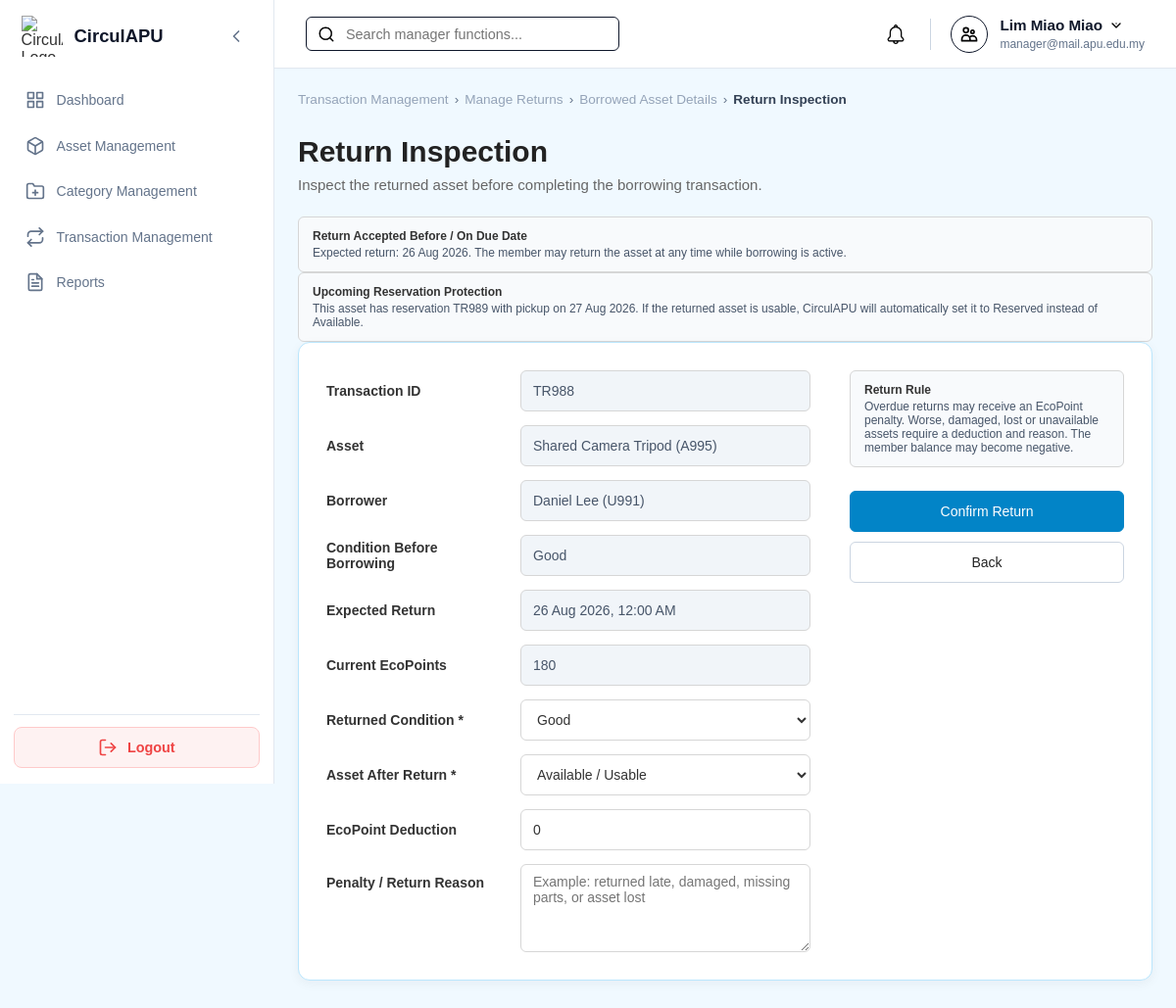
The app's page /Manager/inspect_asset_return.php?transactionID=TR988 (signed in) with its own data.
### tables this page shows
CREATE TABLE `borrowings` (
  `borrowID` varchar(10) NOT NULL,
  `assetID` varchar(10) NOT NULL,
  `borrowerID` varchar(10) NOT NULL,
  `transactionID` varchar(10) NOT NULL,
  `borrowDate` timestamp NOT NULL DEFAULT current_timestamp(),
  `expectedReturnDate` datetime NOT NULL,
  `actualReturnDate` datetime DEFAULT NULL,
  `borrowingStatus` enum('Pending','Approved','Borrowed','Returned','Completed','Cancelled','Overdue') NOT NULL
);

CREATE TABLE `transactionrequests` (
  `transactionID` varchar(10) NOT NULL,
  `assetID` varchar(10) NOT NULL,
  `requesterID` varchar(10) NOT NULL,
  `requestDate` timestamp NOT NULL DEFAULT current_timestamp(),
  `requestStatus` enum('Pending','Approved','In Progress','Completed','Cancelled','Rejected','Overdue') NOT NULL DEFAULT 'Pending',
  `managerRemark` varchar(255) DEFAULT NULL,
  `decisionDate` timestamp NULL DEFAULT NULL,
  `requestMessage` varchar(255) DEFAULT NULL
);

CREATE TABLE `assets` (
  `assetID` varchar(10) NOT NULL,
  `ownerID` varchar(10) NOT NULL,
  `categoryID` varchar(10) NOT NULL,
  `assetName` varchar(150) NOT NULL,
  `description` varchar(255) DEFAULT NULL,
  `assetCondition` enum('New','Like New','Good','Fair','Poor') NOT NULL,
  `imageURL` varchar(255) DEFAULT NULL,
  `availabilityStatus` enum('Available','Reserved','Borrowed','Unavailable') NOT NULL,
  `listingStatus` enum('Draft','Pending Review','Ready for Verification','Approved','Published','Rejected','Removed') NOT NULL,
  `createdDate` timestamp NOT NULL DEFAULT current_timestamp(),
  `updatedDate` timestamp NULL DEFAULT NULL ON UPDATE current_timestamp(),
  `verificationStatus` enum('Pending','Approved','Rejected') NOT NULL
);

CREATE TABLE `user` (
  `userID` varchar(10) NOT NULL,
  `name` varchar(100) NOT NULL,
  `email` varchar(100) NOT NULL,
  `password` varchar(255) NOT NULL,
  `role` enum('Member','Auditor','Manager','Admin') NOT NULL DEFAULT 'Member',
  `status` enum('Active','Suspended','Deleted') NOT NULL DEFAULT 'Active',
  `ecopoint` int(11) NOT NULL DEFAULT 0,
  `dateCreated` timestamp NOT NULL DEFAULT current_timestamp()
);

### Manager/inspect_asset_return.php (the view, shortened to what this page needs)
<?php
require_once '../db.php';
function e($v): string { return htmlspecialchars((string)$v,ENT_QUOTES,'UTF-8'); }
function d($v,bool $time=true): string { return $v&&strtotime($v)?date($time?'d M Y, h:i A':'d M Y',strtotime($v)):'-'; }
$manager=$_SESSION['user_id'];$id=trim($_GET['transactionID']??'');$back=trim($_GET['back']??'');$source=$_GET['source']??'returns';
$notificationURL='manager_notifications.php'.($back?'?'.$back:'');
$manageReturnsURL='manager_borrowed_assets.php'.($back?'?'.$back:'');
$backParam=($source==='notifications'?'&source=notifications':'').($back?'&back='.rawurlencode($back):'');
$conditions=['New','Like New','Good','Fair','Poor'];$t=$b=$upcomingReservation=null;$error='';
try{
    $c=$conn;$c->set_charset('utf8mb4');
    $s=$c->prepare("
        SELECT t.transactionID,t.requestStatus,t.requesterID,a.assetID,a.assetName,a.assetCondition,a.availabilityStatus,
               u.name borrowerName,u.ecopoint
        FROM transactionrequests t JOIN assets a ON t.assetID=a.assetID JOIN user u ON t.requesterID=u.userID
        WHERE t.transactionID=? LIMIT 1");
    $s->bind_param('s',$id);$s->execute();$t=$s->get_result()->fetch_assoc();$s->close();
    if(!$t)$error='The selected transaction could not be found.';
    else{
        $s=$c->prepare("SELECT * FROM borrowings WHERE transactionID=? ORDER BY borrowDate DESC LIMIT 1");
        $s->bind_param('s',$id);$s->execute();$b=$s->get_result()->fetch_assoc();$s->close();
        $s=$c->prepare("
            SELECT tr.transactionID,br.borrowDate,br.expectedReturnDate,u.name requesterName
            FROM transactionrequests tr
            JOIN borrowings br ON br.transactionID=tr.transactionID
            JOIN user u ON u.userID=tr.requesterID
            WHERE tr.assetID=? AND tr.transactionID<>?
              AND tr.requestStatus='Approved'
              AND br.borrowingStatus='Approved'
              AND br.actualReturnDate IS NULL
              AND CURDATE() BETWEEN DATE_SUB(DATE(br.borrowDate),INTERVAL 7 DAY) AND DATE(br.expectedReturnDate)
            ORDER BY DATE(br.borrowDate) ASC LIMIT 1");
        $s->bind_param('ss',$t['assetID'],$id);$s->execute();
        $upcomingReservation=$s->get_result()->fetch_assoc();$s->close();
    }
}catch(Throwable $z){error_log($z->getMessage());$error='Unable to process the asset return. Please try again.';}
$overdue=$b&&$b['expectedReturnDate']&&date('Y-m-d',strtotime($b['expectedReturnDate']))<date('Y-m-d');
?>
<!DOCTYPE html>
<html lang="en">
<head>
<link rel="stylesheet" href="../style.css"><link rel="stylesheet" href="manager_style.css"><link rel="stylesheet" href="manager_mobile.css">
</head>
<body class="role-manager">
<div class="dashboard-container">
<?php include '../sidebar.php';?><div class="main-content"><?php include '../header.php';?>
<main class="page-body">
<section class="management-heading">
<?php if($source==='notifications'):?>
<div class="breadcrumb"><a href="<?=e($notificationURL)?>">Notifications</a><span>›</span><a href="manager_borrowed_asset_view.php?transactionID=<?=e($id)?><?=e($backParam)?>">Borrowed Asset Details</a><span>›</span><span class="breadcrumb-current">Return Inspection</span></div>
<?php else:?>
<div class="breadcrumb"><a href="manager_transactions.php">Transaction Management</a><span>›</span><a href="<?=e($manageReturnsURL)?>">Manage Returns</a><span>›</span><a href="manager_borrowed_asset_view.php?transactionID=<?=e($id)?><?=e($backParam)?>">Borrowed Asset Details</a><span>›</span><span class="breadcrumb-current">Return Inspection</span></div>
<?php endif;?>
<h1>Return Inspection</h1><p>Inspect the returned asset before completing the borrowing transaction.</p>
</section>
<?php if($t&&$b):?>
<?php if($overdue):?>
<div class="alert alert-error"><strong>Overdue Return</strong><br>Expected return was <?=e(d($b['expectedReturnDate'],false))?>.</div>
<?php else:?>
<div class="asset-form-note"><strong>Return Accepted Before / On Due Date</strong><p>Expected return: <?=e(d($b['expectedReturnDate'],false))?>. The member may return the asset at any time while borrowing is active.</p></div>
<?php endif;?>
<?php if($upcomingReservation):?>
<div class="asset-form-note">
<strong>Upcoming Reservation Protection</strong>
<p>This asset has reservation <?=e($upcomingReservation['transactionID'])?> with pickup on <?=e(d($upcomingReservation['borrowDate'],false))?>. If the returned asset is usable, CirculAPU will automatically set it to Reserved instead of Available.</p>
</div>
<?php endif;?>
<section class="content-card asset-form-card">
<form method="POST" id="returnForm">
<div class="asset-form-layout">
<div class="asset-form-fields">
<div class="asset-form-row"><label>Transaction ID</label><input value="<?=e($id)?>" readonly></div>
<div class="asset-form-row"><label>Asset</label><input value="<?=e($t['assetName'].' ('.$t['assetID'].')')?>" readonly></div>
<div class="asset-form-row"><label>Borrower</label><input value="<?=e($t['borrowerName'].' ('.$t['requesterID'].')')?>" readonly></div>
<div class="asset-form-row"><label>Condition Before Borrowing</label><input value="<?=e($t['assetCondition'])?>" readonly></div>
<div class="asset-form-row"><label>Expected Return</label><input value="<?=e(d($b['expectedReturnDate']))?>" readonly></div>
<div class="asset-form-row"><label>Current EcoPoints</label><input value="<?=e($t['ecopoint'])?>" readonly></div>
<div class="asset-form-row">
<label for="returnedCondition">Returned Condition *</label>
<select id="returnedCondition" name="returnedCondition" required>
<?php foreach($conditions as $v):?><option value="<?=e($v)?>" <?=($_POST['returnedCondition']??$t['assetCondition'])===$v?'selected':''?>><?=e($v)?></option><?php endforeach;?>
</select>
</div>
<div class="asset-form-row">
<label for="returnOutcome">Asset After Return *</label>
<select id="returnOutcome" name="returnOutcome" required>
<option value="Available" <?=($_POST['returnOutcome']??'Available')==='Available'?'selected':''?>>Available / Usable</option>
</select>
</div>
<div class="asset-form-row">
<label for="ecoDeduction">EcoPoint Deduction</label>
<input type="number" min="0" step="1" id="ecoDeduction" name="ecoDeduction" value="<?=e($_POST['ecoDeduction']??0)?>">
</div>
<div class="asset-form-row asset-form-textarea">
<label for="reason">Penalty / Return Reason</label>
<textarea id="reason" name="reason" maxlength="255" rows="4" placeholder="Example: returned late, damaged, missing parts, or asset lost"><?=e($_POST['reason']??'')?></textarea>
</div>
</div>
<aside class="asset-form-side">
<div class="asset-form-note">
<strong>Return Rule</strong>
<p>Overdue returns may receive an EcoPoint penalty. Worse, damaged, lost or unavailable assets require a deduction and reason. The member balance may become negative.</p>
</div>
<div class="asset-form-actions">
<button type="button" class="asset-form-submit" onclick="openReturnConfirm()">Confirm Return</button>
<a href="manager_borrowed_asset_view.php?transactionID=<?=e($id)?><?=e($backParam)?>" class="asset-form-back">Back</a>
</div>
</aside>
</div>
</form>
</section>
<?php endif;?>
</main>
</div></div>
</body></html>

### style.css (style rules this page uses)
:root { --sidebar-width: 280px; --sidebar-collapsed-width: 80px; --header-height: 70px; --transition-speed: 0.3s; }
body.role-manager { --primary-color: #0284c7; --primary-hover: #0369a1; --bg-color: #f0f9ff; --card-bg: #ffffff; --badge-bg: #e0f2fe; --badge-text: #0369a1; --border-color: #bae6fd; }
body { --primary-color: #333333; --primary-hover: #000000; --bg-color: #f7f9fc; --card-bg: #ffffff; --badge-bg: #e0e0e0; --badge-text: #333333; --border-color: #e2e8f0; }
* { box-sizing: border-box; margin: 0; padding: 0; font-family: Arial, Helvetica, sans-serif; }
html, body { width: 100%; min-height: 100vh; background-color: var(--bg-color); color: #333333; }
.dashboard-container { display: flex; width: 100vw; min-height: 100vh; position: relative; background-color: var(--bg-color); }
.main-content { margin-left: var(--sidebar-width); width: calc(100vw - var(--sidebar-width)); min-height: 100vh; display: flex; flex-direction: column; flex-grow: 1; transition: margin-left var(--transition-speed) ease-in-out, width var(--transition-speed) ease-in-out; }
.page-body { padding: 1.5rem; flex-grow: 1; width: 100%; }
.content-card { min-width: 0; margin-bottom: 30px; padding: 24px; background-color: var(--card-bg); border: 1px solid var(--border-color); border-radius: 12px; box-shadow: 0 3px 12px rgba(15, 23, 42, 0.05); }
.breadcrumb { display: flex; align-items: center; gap: 6px; font-size: 11px; font-weight: 500; color: #94a3b8; }
.breadcrumb a { color: #94a3b8; text-decoration: none; transition: color 0.15s ease; }
.breadcrumb .breadcrumb-current { color: #334155; font-weight: 600; }
.management-heading { display: flex; flex-direction: column; align-items: flex-start; gap: 5px; margin-bottom: 24px; }
.management-heading h1 { margin: 0 0 3px; font-size: 30px; color: #222222; }
.management-heading p { margin: 0; color: #666666; font-size: 15px; }
.breadcrumb { font-size: 0.85rem; color: var(--text-secondary, #64748b); margin-bottom: 1.5rem; }

### Manager/manager_style.css (style rules this page uses)
.asset-detail-card, .asset-form-card { padding: 28px; }
.asset-detail-layout, .asset-form-layout { display: grid; grid-template-columns: minmax(0, 1.7fr) minmax(280px, 0.8fr); gap: 40px; align-items: start; }
.asset-detail-information, .asset-form-fields { display: flex; flex-direction: column; gap: 14px; }
.asset-detail-row, .asset-form-row { display: grid; grid-template-columns: 180px minmax(0, 1fr); gap: 18px; align-items: center; }
.asset-detail-label, .asset-form-row label, .asset-form-upload label { color: #333333; font-size: 14px; font-weight: 600; }
.description-row, .asset-form-textarea { align-items: start; }
.description-row .asset-detail-label, .asset-form-textarea label { padding-top: 11px; }
.asset-form-row input, .asset-form-row select, .asset-form-row textarea { width: 100%; min-height: 42px; padding: 9px 12px; border: 1px solid #d6d6d6; border-radius: 6px; background-color: #ffffff; color: #333333; font-family: inherit; font-size: 14px; outline: none; }
.asset-form-row input[readonly], .category-form-row input[readonly] { background-color: #f1f5f9; color: #475569; cursor: not-allowed; }
.asset-form-textarea textarea { min-height: 90px; resize: vertical; }
.asset-detail-side, .asset-form-side { display: flex; flex-direction: column; gap: 24px; }
.asset-detail-actions, .asset-form-actions { display: flex; flex-direction: column; gap: 10px; }
.asset-detail-action-btn, .asset-detail-back-btn, .asset-form-submit, .asset-form-reset, .asset-form-back { width: 100%; min-height: 42px; padding: 9px 14px; display: flex; align-items: center; justify-content: center; gap: 9px; border: 1px solid #cbd5e1; border-radius: 6px; background-color: #ffffff; color: #222222; font-family: inherit; font-size: 14px; font-weight: 500; text-decoration: none; cursor: pointer; }
.asset-form-submit { border-color: var(--primary-color); background-color: var(--primary-color); color: #ffffff; }
.asset-form-note { padding: 12px 14px; border: 1px solid #d6d6d6; border-radius: 6px; background-color: #f8fafc; color: #475569; font-size: 12px; }
.asset-form-note strong { display: block; margin-bottom: 3px; color: #333333; }
.asset-form-note p { margin: 0; }

### records on screen
borrowings: expectedReturnDate "26 Aug 2026", expectedReturnDate "26 Aug 2026, 12:00 AM"
borrowings: transactionID.transactionID "TR989", borrowDate "27 Aug 2026"
transactionrequests: assetID.assetID "Shared Camera Tripod (A995)", requesterID.name "Daniel Lee (U991)", assetID.assetCondition "Good", requesterID.ecopoint "180"
assets: returnedCondition "Good"

### other values on screen
$user_name "Lim Miao Miao"
$user_email "manager@mail.apu.edu.my"
